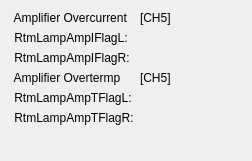
      <widget class="QWidget" name="formLayoutWidget_6">
       <property name="geometry">
        <rect>
         <x>711</x>
         <y>230</y>
         <width>252</width>
         <height>161</height>
        </rect>
       </property>
       <layout class="QFormLayout" name="formLayout_6">
        <item row="0" column="0">
         <widget class="QLabel" name="label_128">
          <property name="text">
           <string> Amplifier Overcurrent</string>
          </property>
         </widget>
        </item>
        <item row="0" column="1">
         <widget class="QLabel" name="label_164">
          <property name="text">
           <string>[CH5]</string>
          </property>
         </widget>
        </item>
        <item row="1" column="0">
         <widget class="QLabel" name="label_129">
          <property name="text">
           <string> RtmLampAmpIFlagL:</string>
          </property>
         </widget>
        </item>
        <item row="1" column="1">
         <widget class="PyDMLabel" name="PyDMLabel_117">
          <property name="toolTip">
           <string/>
          </property>
          <property name="channel" stdset="0">
           <string>XX-22SL19:DI-FOFBCtrl:RtmLampAmpIFlagLCH5-RB</string>
          </property>
         </widget>
        </item>
        <item row="2" column="0">
         <widget class="QLabel" name="label_130">
          <property name="text">
           <string> RtmLampAmpIFlagR:</string>
          </property>
         </widget>
        </item>
        <item row="2" column="1">
         <widget class="PyDMLabel" name="PyDMLabel_118">
          <property name="toolTip">
           <string/>
          </property>
          <property name="channel" stdset="0">
           <string>XX-22SL19:DI-FOFBCtrl:RtmLampAmpIFlagRCH5-RB</string>
          </property>
         </widget>
        </item>
        <item row="3" column="0">
         <widget class="QLabel" name="label_132">
          <property name="text">
           <string> Amplifier Overtermp</string>
          </property>
         </widget>
        </item>
        <item row="3" column="1">
         <widget class="QLabel" name="label_163">
          <property name="text">
           <string>[CH5]</string>
          </property>
         </widget>
        </item>
        <item row="4" column="0">
         <widget class="QLabel" name="label_133">
          <property name="text">
           <string> RtmLampAmpTFlagL:</string>
          </property>
         </widget>
        </item>
        <item row="4" column="1">
         <widget class="PyDMLabel" name="PyDMLabel_119">
          <property name="toolTip">
           <string/>
          </property>
          <property name="channel" stdset="0">
           <string>XX-22SL19:DI-FOFBCtrl:RtmLampAmpTFlagLCH5-RB</string>
          </property>
         </widget>
        </item>
        <item row="5" column="0">
         <widget class="QLabel" name="label_134">
          <property name="text">
           <string> RtmLampAmpTFlagR:</string>
          </property>
         </widget>
        </item>
        <item row="5" column="1">
         <widget class="PyDMLabel" name="PyDMLabel_120">
          <property name="toolTip">
           <string/>
          </property>
          <property name="channel" stdset="0">
           <string>XX-22SL19:DI-FOFBCtrl:RtmLampAmpTFlagRCH5-RB</string>
          </property>
         </widget>
        </item>
       </layout>
      </widget>
